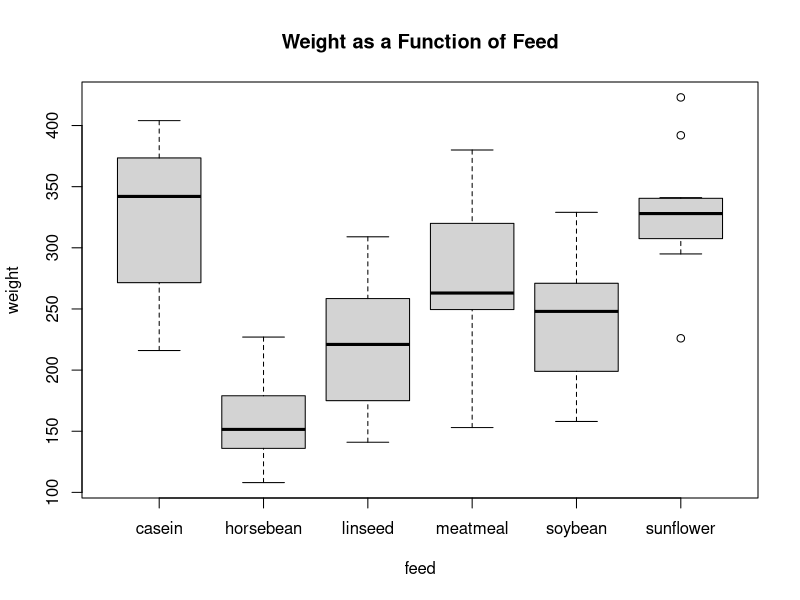

This chart was generated by the following R code: (Note: this script raises an error after producing the figure.)
##### Visualization in R #####
attach(chickwts)
View(chickwts)

## No package ##
plot(weight~feed, main="Weight as a Function of Feed")

## With lattice ##
bwplot(weight~feed, ylab="Weight", xlab="Feed Type", main="Weight as a Function of Feed")

## With ggplot2 ##
w <- ggplot(chickwts, aes(feed, weight))
w + geom_boxplot()
